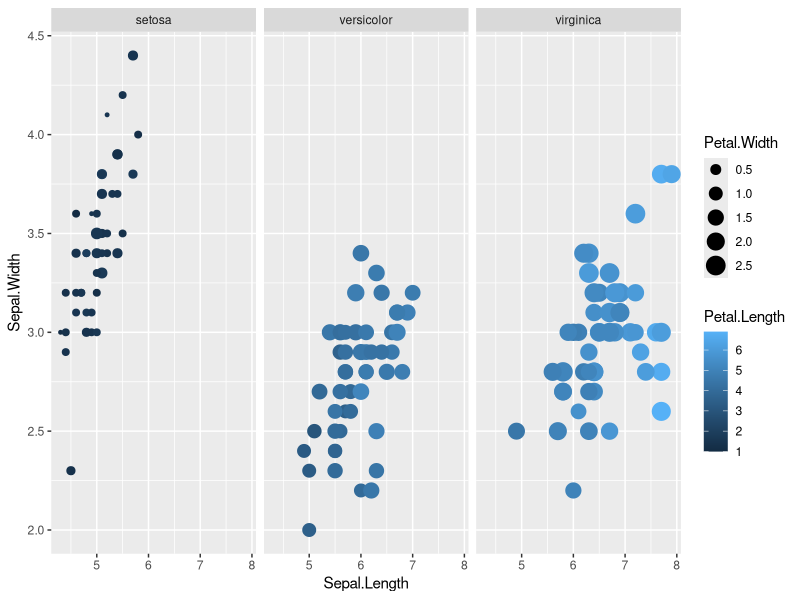
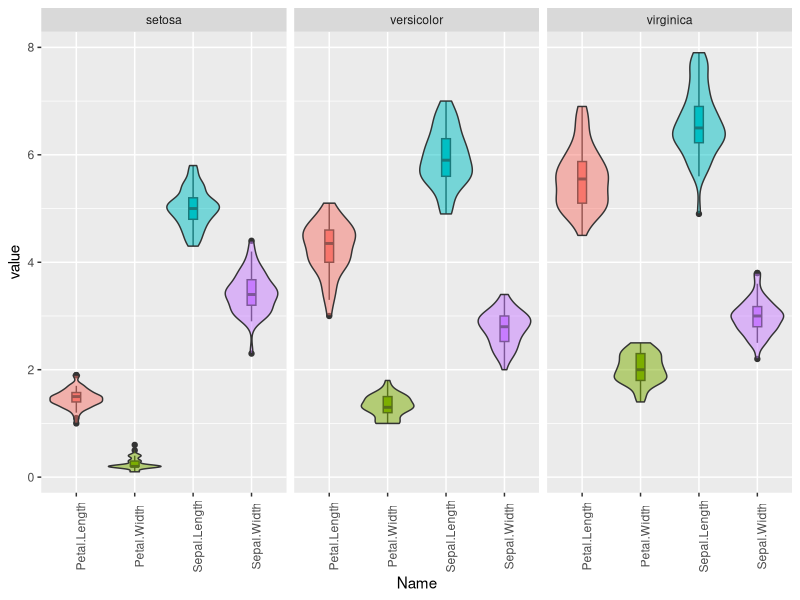

Generate these figures, in order, with R:
# Simon Liles
# 3/13/2021
# LIS4317 Data Visualization
# Module 9

#Load libraries
library(ggplot2)
library(tidyverse)
library(dplyr)

#Load in data set
my_iris <- iris

#Width by Length for Petal and Sepal, Seperated by Species
#Mutate data set for 4 columns, Length, Width, Species, Petal or Sepal
new_iris <- pivot_longer(my_iris, c(Sepal.Length, Petal.Length, Sepal.Width, 
                                    Petal.Width),
                         names_to = c("Type", ".value", ".value"), 
                         names_pattern = "(.....)(.*)(.*)")
#Combine length and width measurements into one column
new_iris <- pivot_longer(new_iris, c(.Length, .Width))
#Combine the variable identification columns
new_iris <- unite(new_iris, col = "Name", Type, name, sep = "")

#Plot data using ggplot
ggplot(my_iris, aes(Sepal.Length, Sepal.Width, 
                    color = Petal.Length, size = Petal.Width)) +
  geom_point() + 
  facet_wrap(~ Species)

#Make a violin/box plot
ggplot(new_iris, aes(x = Name, y = value, fill = Name)) + 
  geom_boxplot(width = 0.15) + 
  geom_violin(alpha = 0.5, scale = "width") + 
  facet_wrap(~ Species) + 
  theme(legend.position = "none", 
        axis.text.x = element_text(angle = 90))


